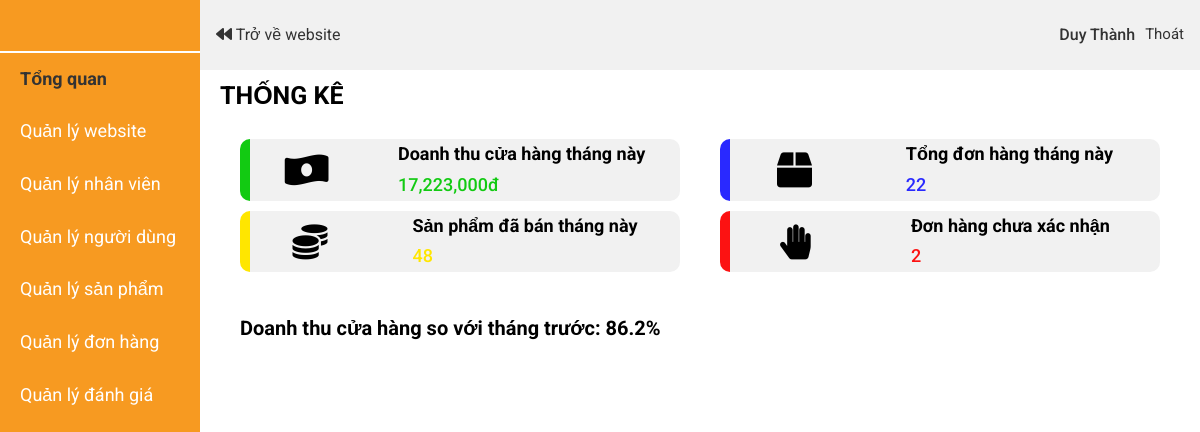
/?controller=trangquantri (signed in), run on an earlier commit of the app's database.
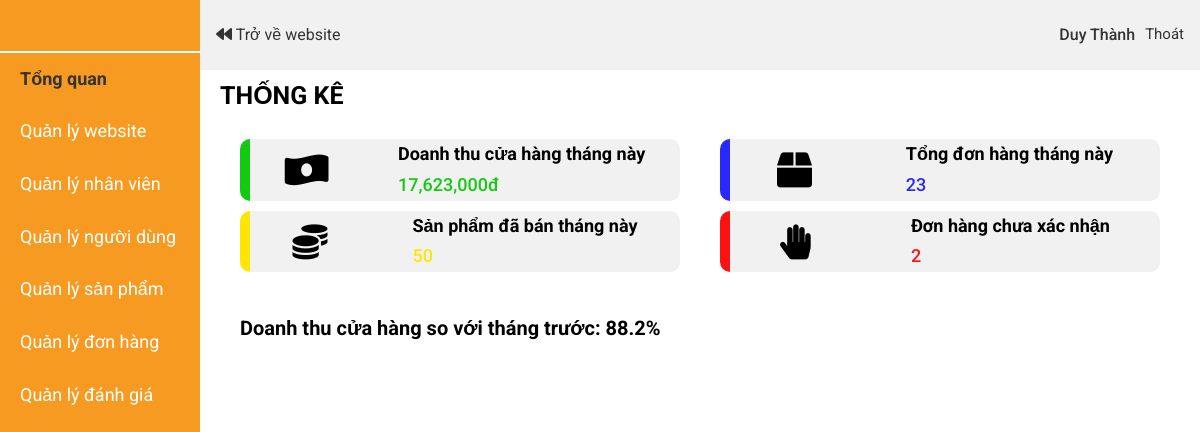
And on a later commit of the database.
### tables this page shows
CREATE TABLE `profit` (
  `id` int(11) NOT NULL,
  `month` int(11) DEFAULT NULL,
  `profit` int(11) DEFAULT NULL,
  `all_order` int(11) DEFAULT NULL,
  `sold_product` int(11) DEFAULT NULL,
  `order_not_confirm` int(11) DEFAULT NULL
);

### Controller/C-trangquantri.php (called while the page is built, shortened)
<?php
    if(isset($_SESSION['admin'])){
        $admin = $database->get('admin', array('id'=>$_SESSION['admin']));
    }
    else{
        header('location: ?controller=dangnhapquantri');
    }
    $month = date('m', time());
    $profit_current_month = $database->get('profit', array('month'=>$month));
    $profit_previous_month = $database->get('profit', array('month'=>$month - 1));
    $profit_data = $database->get('profit',array('month'=>$month));
    require_once './View/V-trangquantri.php';
?>

### Model/M-database.php (called while the page is built, shortened)
<?php
    class database{
        protected $conn= null;
        protected $host='localhost';
        protected $user='root';
        protected $pass='';
        protected $dbname='fashiongenz';
        public function connect(){
             $this->conn = new mysqli($this->host,$this->user,$this->pass,$this->dbname);
        }
        public function get($table,$condition=array()){
          $sql= "SELECT * FROM $table ";
          if(!empty($condition)){
               $sql.="WHERE";
               foreach ($condition as $key => $value){
                    $sql.= " $key = '$value' AND";
               }
               $sql= trim($sql,"AND");
          }
          $query = mysqli_query($this->conn, $sql);
          $result=array();
          if ($query){
               while ($row= mysqli_fetch_assoc($query)){
                    $result[]=$row;
               }
          }
          return $result;
     }
    }
?>

### View/V-trangquantri.php (the view, shortened to what the changed rows need)
<!DOCTYPE html>
<html lang="en">
<head>
    <link rel="stylesheet" href="./Assets/Css/grid.css">
    <link rel="stylesheet" href="./Assets/Css/base.css">
    <link rel="stylesheet" href="./Assets/Css/main.css">
    <link rel="stylesheet" href="./Assets/Css/responsive.css">
    <link rel="stylesheet" href="https://cdn.rawgit.com/daneden/animate.css/v3.1.0/animate.min.css">
    <link rel="stylesheet" href="https://cdnjs.cloudflare.com/ajax/libs/normalize/8.0.1/normalize.min.css" />
    <link rel="stylesheet" href="./Assets/Fonts/fontawesome-free-5.15.3-web/css/all.min.css">
</head>
<body>
    <div class="grid">
        <div class="row no-gutters">
            <div class="col l-10 m-12 c-12">
                <div class="admin-content">
                <?php if ($admin[0]['lv'] == 1){ ?>
                    <div class="row no-gutters">
                        <div class="col l-12 m-12 c-12">
                            <h3 class="admin-content__heading wow fadeInUp">Thống kê</h3><br>
                        </div>
                        <div class="col l-6 m-12 c-12">
                            <div class="admin-content__profit wow fadeInUp" data-wow-duration=".5s"  data-wow-delay=".1s">
                                <i class="fas fa-money-bill-wave-alt admin-content__profit-img"></i>
                                <div class="admin-content__profit-content">
                                    <h3 class="admin-content__profit-heading">Doanh thu cửa hàng tháng này</h3>
                                    <h4 class="admin-content__profit-info"><?php echo number_format($profit_data[0]['profit']) ?>đ</h4>
                                </div>
                            </div>
                        </div>
                        <div class="col l-6 m-12 c-12">
                            <div class="admin-content__all-item wow fadeInUp" data-wow-duration=".5s"  data-wow-delay=".1s">
                            <i class="fas fa-box admin-content__all-item-img"></i>
                                <div class="admin-content__all-item-content">
                                    <h3 class="admin-content__all-item-heading">Tổng đơn hàng tháng này</h3>
                                    <h4 class="admin-content__all-item-info"><?php echo $profit_data[0]['all_order'] ?></h4>
                                </div>
                            </div>
                        </div>
                        <div class="col l-6 m-12 c-12">
                            <div class="admin-content__item-sold wow fadeInUp" data-wow-duration=".5s"  data-wow-delay=".2s">
                            <i class="fas fa-coins admin-content__item-sold-img"></i>
                                <div class="admin-content__item-sold-content">
                                    <h3 class="admin-content__item-sold-heading">Sản phẩm đã bán tháng này</h3>
                                    <h4 class="admin-content__item-sold-info"><?php echo $profit_data[0]['sold_product'] ?></h4>
                                </div>
                            </div>
                        </div>
                        <div class="col l-6 m-12 c-12">
                            <div class="admin-content__item-not-confirm wow fadeInUp" data-wow-duration=".5s"  data-wow-delay=".2s">
                            <i class="fas fa-hand-paper admin-content__item-not-confirm-img"></i>
                                <div class="admin-content__item-not-confirm-content">
                                    <h3 class="admin-content__item-not-confirm-heading">Đơn hàng chưa xác nhận</h3>
                                    <h4 class="admin-content__item-not-confirm-info"><?php echo $profit_data[0]['order_not_confirm'] ?></h4>
                                </div>
                            </div>
                        </div>
                        <div class="col l-12 m-12 c-12">
                            <h3 class="wow fadeInUp" data-wow-duration=".5s"  data-wow-delay=".3s" style="
                                        font-size: 2rem;
                                        padding: 20px 0 0 20px;
                                        ">Doanh thu cửa hàng so với tháng trước: <?php echo number_format($profit_current_month[0]['profit'] / $profit_previous_month[0]['profit']*100,1)."%"?></h3>
                            <div class="wow fadeInUp" data-wow-duration=".5s"  data-wow-delay=".4s" id="barchart_material" style="width: 100%; height: 500px;padding: 20px"></div>
                        </div>
                    </div>
                    <?php }else{ ?>
                        <h3 class="admin-notice">Tài khoản quản trị viên mới có thể xem thông tin này !</h3>
                        <?php } ?>
                </div>
            </div>
        </div>
    </div>
</body>
</html>

What changed in the data, as far as the page shows it:
changed profit: profit "17,223,000" → "17,623,000"; all_order "22" → "23"; sold_product "48" → "50"
Also different on the page:
text no longer shown: "86.2"
text now shown: "88.2"
